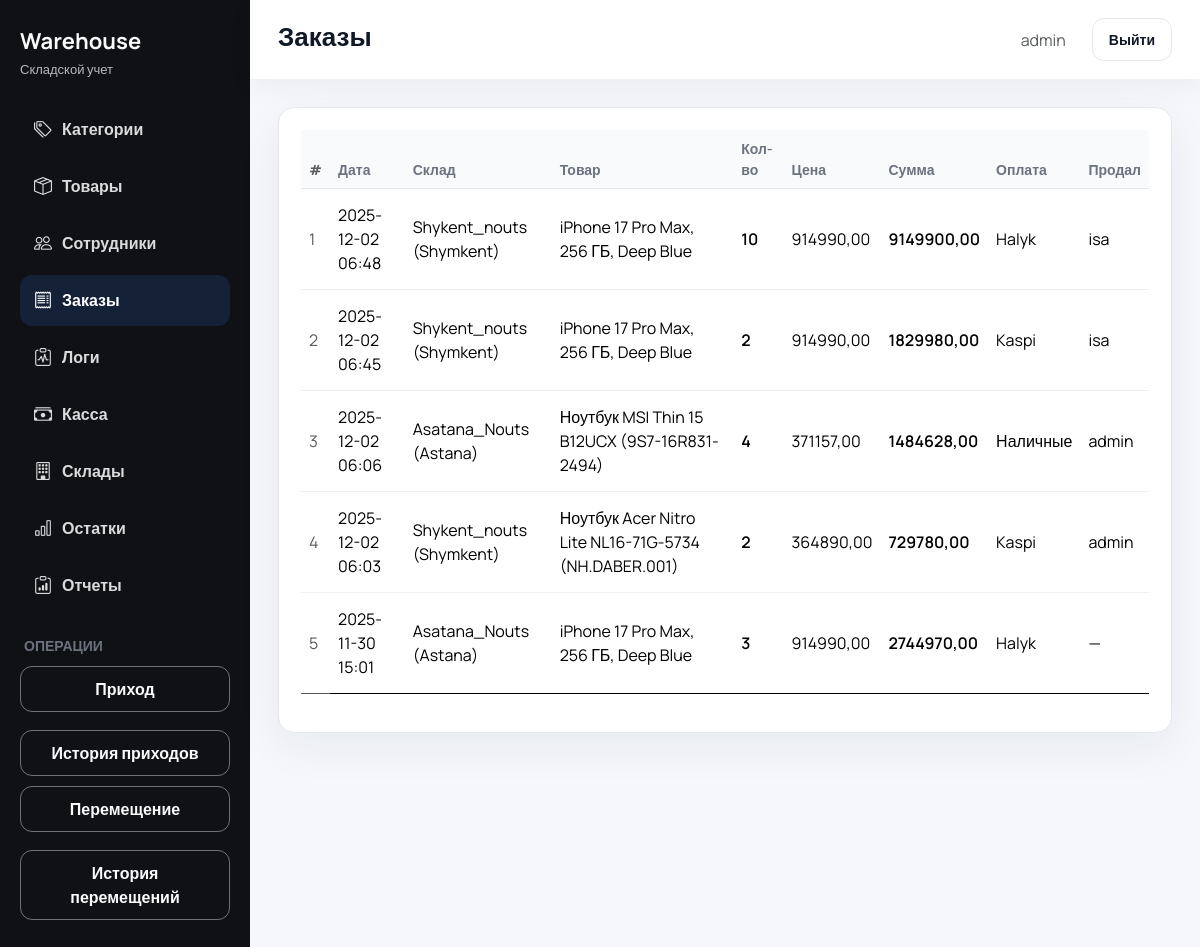
The page /orders/ (signed in) on the database as committed earlier.
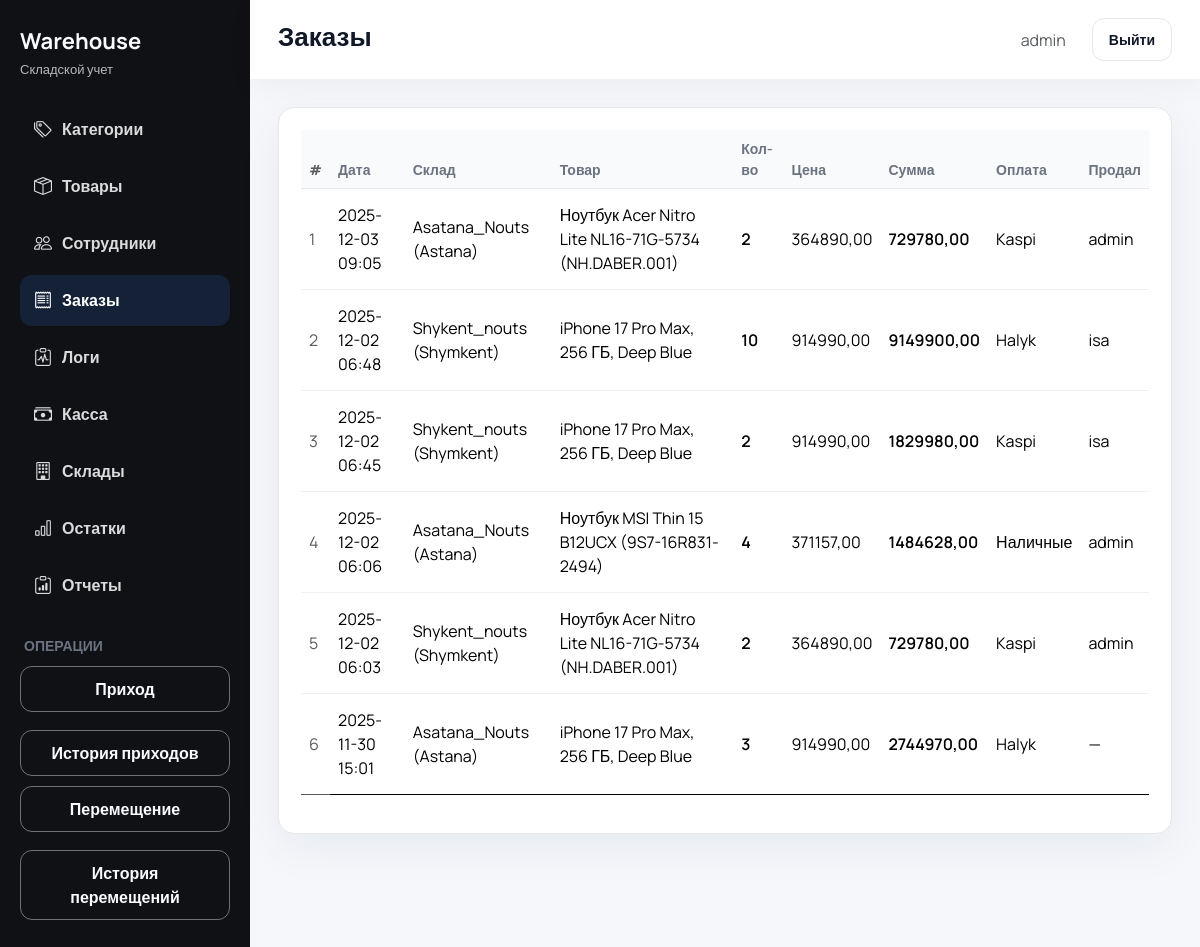
The same page on the database as committed later.
### inventory/models.py (models this page shows, shortened)
class Sale(models.Model):
    PAYMENT_METHODS = [
        ("kaspi", "Kaspi"),
        ("halyk", "Halyk"),
        ("cash", "Наличные"),
        ("mixed", "Смешанная"),
    ]
    product = models.ForeignKey(
        Product, on_delete=models.PROTECT, related_name="sales"
    )
    warehouse = models.ForeignKey(
        Warehouse, on_delete=models.CASCADE, related_name="sales"
    )
    quantity = models.PositiveIntegerField()
    price = models.DecimalField(max_digits=12, decimal_places=2, default=Decimal("0.00"))
    total = models.DecimalField(
        max_digits=12, decimal_places=2, editable=False, default=Decimal("0.00")
    )
    payment_method = models.CharField(max_length=10, choices=PAYMENT_METHODS)
    cash_amount = models.DecimalField(max_digits=12, decimal_places=2, default=Decimal("0.00"))
    halyk_amount = models.DecimalField(max_digits=12, decimal_places=2, default=Decimal("0.00"))
    kaspi_amount = models.DecimalField(max_digits=12, decimal_places=2, default=Decimal("0.00"))
    payment_details = models.CharField(max_length=255, blank=True)
    seller = models.ForeignKey(
        get_user_model(),
        null=True,
        blank=True,
        on_delete=models.SET_NULL,
        related_name="sales_made",
    )
    created_at = models.DateTimeField(auto_now_add=True, db_index=True)
    class Meta:
        ordering = ("-created_at",)
        verbose_name = "Продажа"
        verbose_name_plural = "Продажи"

class Warehouse(models.Model):
    code = models.CharField(
        max_length=20,
        unique=True,
        default=generate_warehouse_code,
        editable=False,
    )
    name = models.CharField(max_length=150, unique=True)
    location = models.CharField(max_length=255)
    created_at = models.DateTimeField(auto_now_add=True)
    class Meta:
        ordering = ("name",)
        verbose_name = "Склад"
        verbose_name_plural = "Склады"
    def __str__(self) -> str:
        return f"{self.name} ({self.location})"

class Product(models.Model):
    name = models.CharField(max_length=255)
    category = models.ForeignKey(
        Category, on_delete=models.PROTECT, related_name="products"
    )
    purchase_price = models.DecimalField(max_digits=12, decimal_places=2)
    selling_price = models.DecimalField(max_digits=12, decimal_places=2)
    photo = models.ImageField(upload_to="products/", blank=True, null=True)
    class Meta:
        ordering = ("name",)
        unique_together = ("name", "category")
        verbose_name = "Товар"
        verbose_name_plural = "Товары"
    def __str__(self) -> str:
        return self.name

### inventory/views.py (the view)
# urls.py: path("orders/", views.orders_list, name="orders_list"),
def orders_list(request):
    if not request.user.is_authenticated:
        return redirect("inventory:login")
    _require_access(request.user, "orders")
    employee_wh = _user_warehouse(request.user)
    orders = (
        Sale.objects.select_related("product", "warehouse", "seller")
        .order_by("-created_at")
    )
    if employee_wh and not request.user.is_superuser:
        orders = orders.filter(warehouse=employee_wh)
    return render(
        request,
        "inventory/orders_list.html",
        {"orders": orders},
    )

### inventory/context_processors.py (called while the page is built)
def accessible_sections(request) -> dict[str, set[str]]:
    slugs: Set[str] = set()
    user = getattr(request, "user", None)
    if user and user.is_authenticated:
        if user.is_superuser:
            slugs = {
                "categories",
                "products",
                "warehouses",
                "employees",
                "stocks",
                "operations",
                "reports",
                "incoming",
                "movements",
                "sales",
                "orders",
                "logs",
            }
        else:
            employee = getattr(user, "employee_profile", None)
            if employee:
                slugs = set(employee.access_sections.values_list("slug", flat=True))
    return {"accessible_sections": slugs}

### inventory/views.py (called while the page is built)
def _user_warehouse(user):
    if getattr(user, "is_superuser", False):
        return None
    employee = getattr(user, "employee_profile", None)
    return getattr(employee, "warehouse", None)

### inventory/templates/inventory/orders_list.html (shortened to what this page needs)
{% extends "inventory/base.html" %}
{% block page_title %}Заказы{% endblock %}
{% block content %}
<div class="card">
    <div class="card-body">
        <div class="table-responsive">
            <table class="table table-modern align-middle">
                <thead>
                <tr>
                    <th class="text-muted">#</th>
                    <th>Дата</th>
                    <th>Склад</th>
                    <th>Товар</th>
                    <th>Кол-во</th>
                    <th>Цена</th>
                    <th>Сумма</th>
                    <th>Оплата</th>
                    <th>Продал</th>
                </tr>
                </thead>
                <tbody>
                {% for order in orders %}
                    <tr>
                        <td class="text-muted">{{ forloop.counter }}</td>
                        <td>{{ order.created_at|date:"Y-m-d H:i" }}</td>
                        <td>{{ order.warehouse }}</td>
                        <td>{{ order.product }}</td>
                        <td class="fw-semibold">{{ order.quantity }}</td>
                        <td>{{ order.price }}</td>
                        <td class="fw-semibold">{{ order.total }}</td>
                        <td>
                            {{ order.get_payment_method_display }}
                        </td>
                        <td>
                            {% if order.seller %}{{ order.seller.username }}{% else %}—{% endif %}
                        </td>
                    </tr>
                {% empty %}
                    <tr>
                        <td colspan="9" class="text-center text-muted py-4">Заказов пока нет</td>
                    </tr>
                {% endfor %}
                </tbody>
            </table>
        </div>
    </div>
 </div>
{% endblock %}

Rows that differ between the two databases and show on the page:
added Sale: created_at "2025-12-03 09:05", warehouse "Asatana_Nouts (Astana)", product "Ноутбук Acer Nitro Lite NL16-71G-5734 (NH.DABER.001)", quantity "2", price "364890,00", total "729780,00", payment_method "Kaspi", seller.username "admin"
